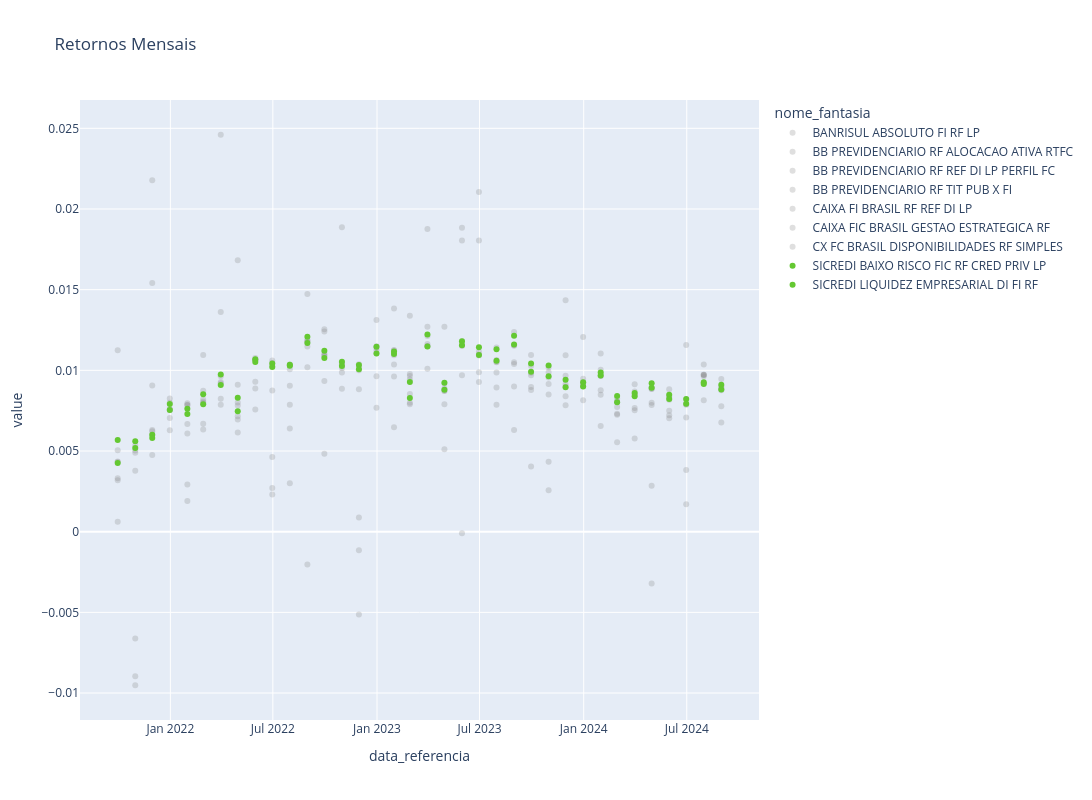

Notebook code cell kept with this figure:
### Code cell
# Constrói o gráfico
fig = px.scatter(returns_mes                       
                       , title='Retornos Mensais', color_discrete_map=color_map
                       , height=800
                       , width=1200)
fig.show()
